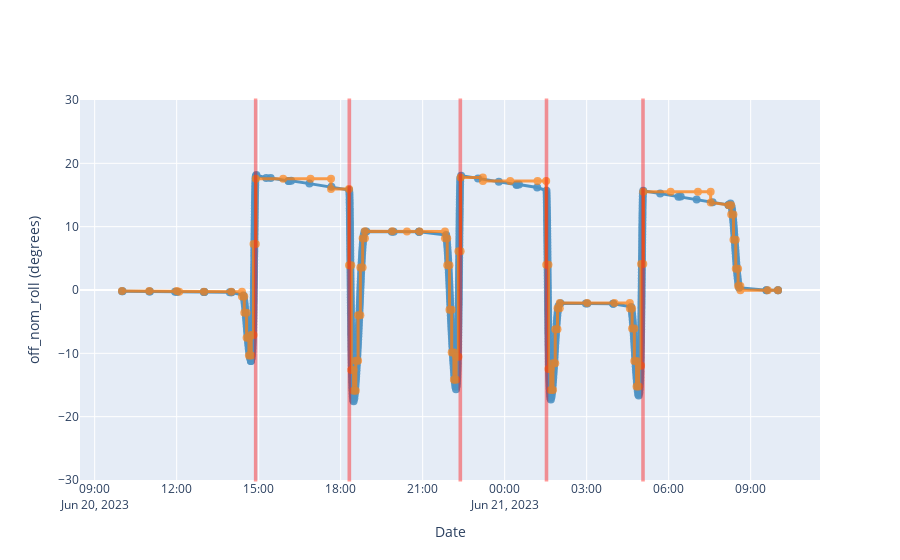

Here is the notebook cell this chart was saved with:
### Markdown cell above
### Off nominal roll

### Code cell
# Demonstrate there is a problem with the current limit of 10.0 deg for NMAN
validate.ValidateRoll.max_delta_vals["NMAN"] = 10.0
off_nom_roll_val = validate.ValidateRoll(stop="2023:172:10:00:00", days=1)
print(off_nom_roll_val.violations)
off_nom_roll_val.get_plot_figure()
